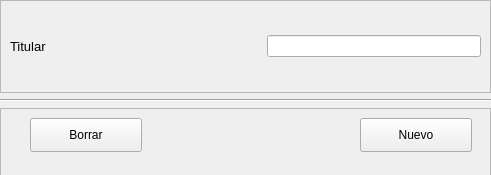
<?xml version="1.0" encoding="UTF-8"?>
<ui version="4.0">
 <class>MainWindow</class>
 <widget class="QMainWindow" name="MainWindow">
  <property name="geometry">
   <rect>
    <x>0</x>
    <y>0</y>
    <width>491</width>
    <height>175</height>
   </rect>
  </property>
  <property name="windowTitle">
   <string>Nuevo Titular</string>
  </property>
  <property name="windowIcon">
   <iconset>
    <normaloff>../feather/mainLogo.ico</normaloff>../feather/mainLogo.ico</iconset>
  </property>
  <widget class="QWidget" name="centralwidget">
   <widget class="QWidget" name="verticalLayoutWidget">
    <property name="geometry">
     <rect>
      <x>0</x>
      <y>0</y>
      <width>491</width>
      <height>201</height>
     </rect>
    </property>
    <layout class="QVBoxLayout" name="verticalLayout">
     <item>
      <widget class="QFrame" name="frame_3">
       <property name="frameShape">
        <enum>QFrame::StyledPanel</enum>
       </property>
       <property name="frameShadow">
        <enum>QFrame::Raised</enum>
       </property>
       <layout class="QHBoxLayout" name="horizontalLayout">
        <item>
         <widget class="QLabel" name="label_2">
          <property name="font">
           <font>
            <pointsize>10</pointsize>
           </font>
          </property>
          <property name="text">
           <string>Titular</string>
          </property>
         </widget>
        </item>
        <item>
         <spacer name="horizontalSpacer_2">
          <property name="orientation">
           <enum>Qt::Horizontal</enum>
          </property>
          <property name="sizeHint" stdset="0">
           <size>
            <width>184</width>
            <height>20</height>
           </size>
          </property>
         </spacer>
        </item>
        <item>
         <widget class="QLineEdit" name="tfTitular">
          <property name="text">
           <string/>
          </property>
          <property name="placeholderText">
           <string/>
          </property>
         </widget>
        </item>
       </layout>
      </widget>
     </item>
     <item>
      <widget class="Line" name="line">
       <property name="orientation">
        <enum>Qt::Horizontal</enum>
       </property>
      </widget>
     </item>
     <item>
      <widget class="QFrame" name="frame_2">
       <property name="frameShape">
        <enum>QFrame::StyledPanel</enum>
       </property>
       <property name="frameShadow">
        <enum>QFrame::Raised</enum>
       </property>
       <widget class="QPushButton" name="buttonBorrar">
        <property name="geometry">
         <rect>
          <x>30</x>
          <y>10</y>
          <width>112</width>
          <height>34</height>
         </rect>
        </property>
        <property name="text">
         <string>Borrar</string>
        </property>
       </widget>
       <widget class="QPushButton" name="buttonNuevo">
        <property name="geometry">
         <rect>
          <x>360</x>
          <y>10</y>
          <width>112</width>
          <height>34</height>
         </rect>
        </property>
        <property name="text">
         <string>Nuevo</string>
        </property>
       </widget>
       <zorder>buttonNuevo</zorder>
       <zorder>buttonBorrar</zorder>
      </widget>
     </item>
    </layout>
   </widget>
  </widget>
 </widget>
 <resources/>
 <connections>
  <connection>
   <sender>buttonBorrar</sender>
   <signal>clicked()</signal>
   <receiver>tfTitular</receiver>
   <slot>clear()</slot>
   <hints>
    <hint type="sourcelabel">
     <x>106</x>
     <y>134</y>
    </hint>
    <hint type="destinationlabel">
     <x>317</x>
     <y>46</y>
    </hint>
   </hints>
  </connection>
 </connections>
</ui>
